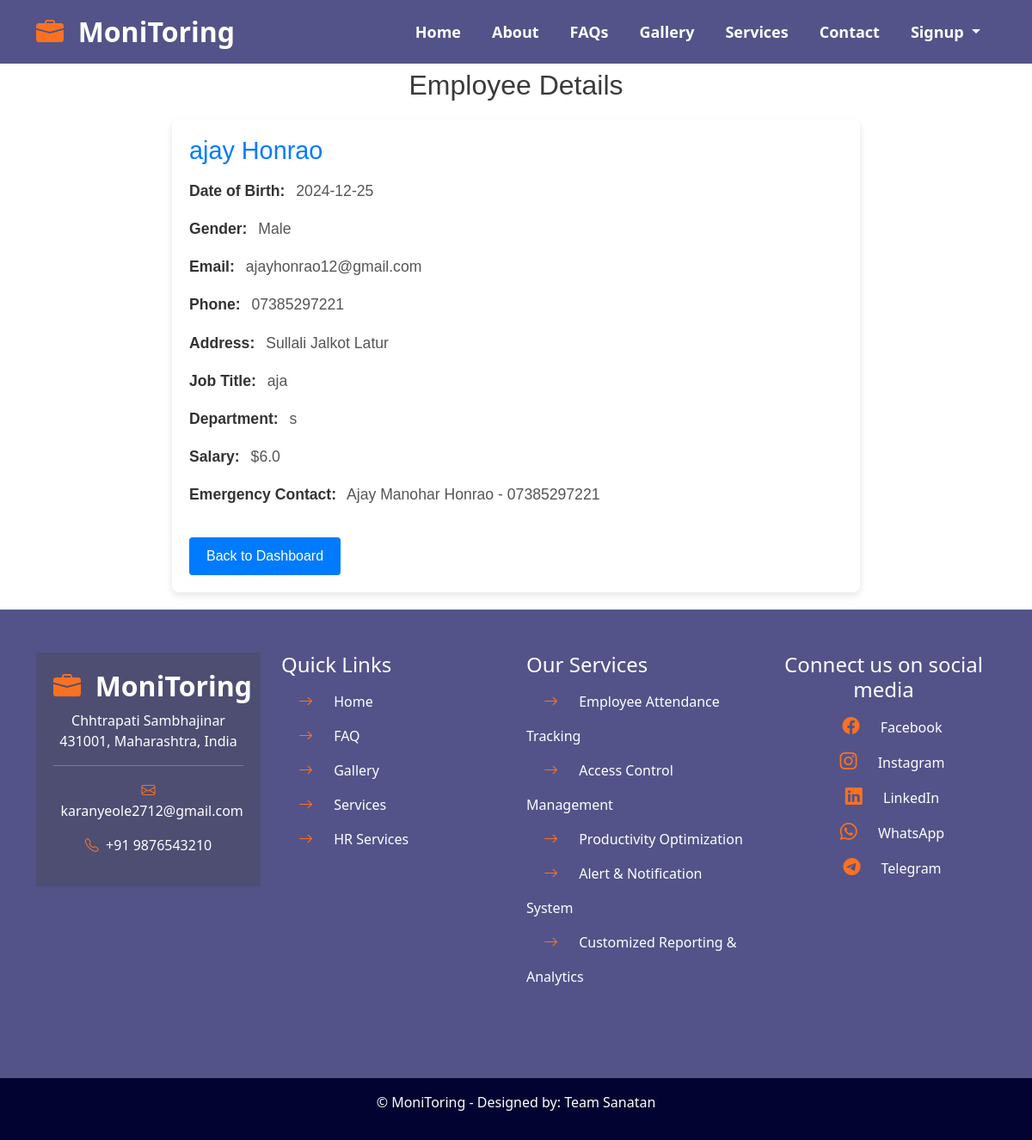
Page /employee/1 on the earlier database version.
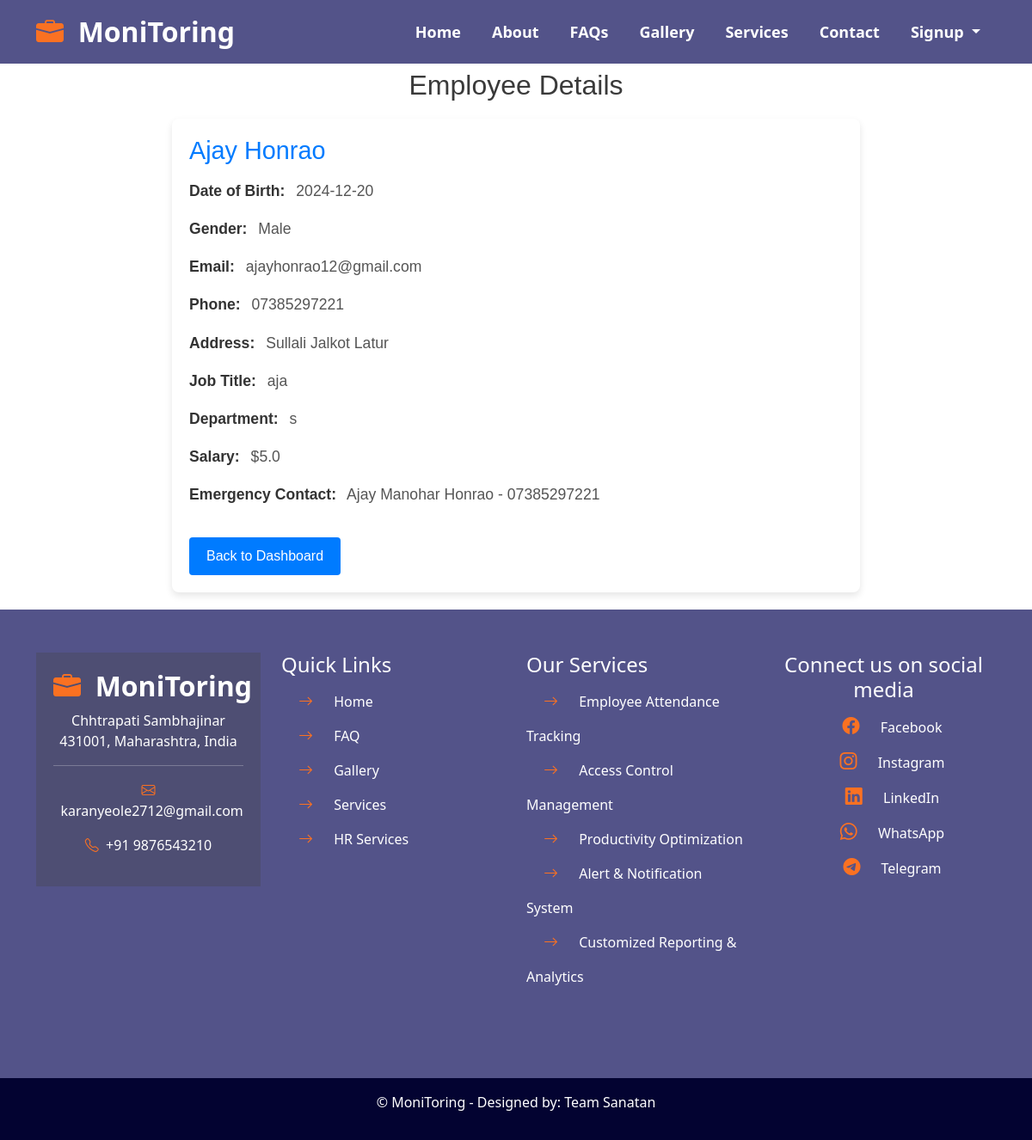
Same page on the later database version.
### tables this page shows
CREATE TABLE employees (
            id INTEGER PRIMARY KEY AUTOINCREMENT,
            first_name TEXT,
            last_name TEXT,
            dob TEXT,
            gender TEXT,
            email TEXT,
            phone TEXT,
            address TEXT,
            job_title TEXT,
            department TEXT,
            salary REAL,
            emergency_contact_name TEXT,
            emergency_contact_phone TEXT
        );

### app.py (the view)
@app.route('/employee/<int:employee_id>')
def view_employee(employee_id):
    conn = sqlite3.connect('employees.db')
    cursor = conn.cursor()
    cursor.execute("SELECT * FROM employees WHERE id = ?", (employee_id,))
    employee = cursor.fetchone()
    conn.close()
    if not employee:
        return "Employee not found", 404
    employee_data = {
        "first_name": employee[1],
        "last_name": employee[2],
        "dob": employee[3],
        "gender": employee[4],
        "email": employee[5],
        "phone": employee[6],
        "address": employee[7],
        "job_title": employee[8],
        "department": employee[9],
        "salary": employee[10],
        "emergency_contact_name": employee[11],
        "emergency_contact_phone": employee[12]
    }
    return render_template("employee_details.html", employee=employee_data)

### templates/employee_details.html (shortened to what this page needs)
{% include 'top.html' %}
<!DOCTYPE html>
<html lang="en">
<head>
</head>
<body>
    <div class="details-container">
        <h2 class="details-heading">Employee Details</h2>
        <div class="details-card">
            <div class="details-card-body">
                <h3>{{ employee.first_name }} {{ employee.last_name }}</h3>
                <p><strong>Date of Birth:</strong> {{ employee.dob }}</p>
                <p><strong>Gender:</strong> {{ employee.gender }}</p>
                <p><strong>Email:</strong> {{ employee.email }}</p>
                <p><strong>Phone:</strong> {{ employee.phone }}</p>
                <p><strong>Address:</strong> {{ employee.address }}</p>
                <p><strong>Job Title:</strong> {{ employee.job_title }}</p>
                <p><strong>Department:</strong> {{ employee.department }}</p>
                <p><strong>Salary:</strong> ${{ employee.salary }}</p>
                <p><strong>Emergency Contact:</strong> {{ employee.emergency_contact_name }} - {{ employee.emergency_contact_phone }}</p>
                <a href="{{ url_for('emp_services') }}" class="details-btn">Back to Dashboard</a>
            </div>
        </div>
    </div>
</body>
</html>
{% include 'bottom.html' %}

Differences in the rows shown:
changed employees "Honrao": first_name "ajay" → "Ajay"; dob "2024-12-25" → "2024-12-20"; salary "6.0" → "5.0"
